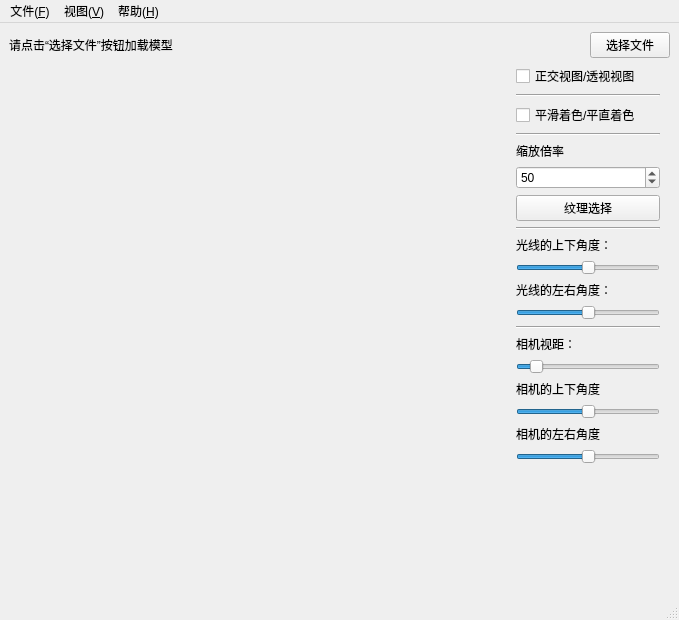
<?xml version="1.0" encoding="UTF-8"?>
<ui version="4.0">
 <class>MainWindow</class>
 <widget class="QMainWindow" name="MainWindow">
  <property name="geometry">
   <rect>
    <x>0</x>
    <y>0</y>
    <width>679</width>
    <height>620</height>
   </rect>
  </property>
  <property name="windowTitle">
   <string>MainWindow</string>
  </property>
  <widget class="QWidget" name="centralwidget">
   <layout class="QGridLayout" name="gridLayout_3">
    <item row="0" column="0">
     <layout class="QVBoxLayout" name="verticalLayout" stretch="0,1">
      <item>
       <layout class="QHBoxLayout" name="horizontalLayout" stretch="1,0">
        <item>
         <widget class="QLabel" name="filelabel">
          <property name="text">
           <string>请点击“选择文件”按钮加载模型</string>
          </property>
         </widget>
        </item>
        <item>
         <widget class="QPushButton" name="Selectfile">
          <property name="text">
           <string>选择文件</string>
          </property>
         </widget>
        </item>
       </layout>
      </item>
      <item>
       <layout class="QHBoxLayout" name="horizontalLayout_2" stretch="3,1">
        <item>
         <widget class="ViewPort" name="viewport" native="true"/>
        </item>
        <item>
         <layout class="QVBoxLayout" name="verticalLayout_2">
          <property name="sizeConstraint">
           <enum>QLayout::SetDefaultConstraint</enum>
          </property>
          <property name="leftMargin">
           <number>10</number>
          </property>
          <property name="rightMargin">
           <number>10</number>
          </property>
          <item>
           <widget class="QCheckBox" name="checkBox_3">
            <property name="text">
             <string>正交视图/透视视图</string>
            </property>
           </widget>
          </item>
          <item>
           <widget class="Line" name="line_3">
            <property name="orientation">
             <enum>Qt::Horizontal</enum>
            </property>
           </widget>
          </item>
          <item>
           <widget class="QCheckBox" name="checkBox">
            <property name="text">
             <string>平滑着色/平直着色</string>
            </property>
            <property name="checkable">
             <bool>true</bool>
            </property>
            <property name="checked">
             <bool>false</bool>
            </property>
           </widget>
          </item>
          <item>
           <widget class="Line" name="line_2">
            <property name="orientation">
             <enum>Qt::Horizontal</enum>
            </property>
           </widget>
          </item>
          <item>
           <widget class="QLabel" name="label_6">
            <property name="text">
             <string>缩放倍率</string>
            </property>
           </widget>
          </item>
          <item>
           <widget class="QSpinBox" name="spinBox">
            <property name="minimum">
             <number>1</number>
            </property>
            <property name="maximum">
             <number>200</number>
            </property>
            <property name="value">
             <number>50</number>
            </property>
           </widget>
          </item>
          <item>
           <widget class="QPushButton" name="TextureSelet">
            <property name="enabled">
             <bool>true</bool>
            </property>
            <property name="text">
             <string>纹理选择</string>
            </property>
            <property name="checkable">
             <bool>false</bool>
            </property>
            <property name="checked">
             <bool>false</bool>
            </property>
           </widget>
          </item>
          <item>
           <widget class="Line" name="line">
            <property name="orientation">
             <enum>Qt::Horizontal</enum>
            </property>
           </widget>
          </item>
          <item>
           <widget class="QLabel" name="label_2">
            <property name="text">
             <string>光线的上下角度：</string>
            </property>
            <property name="scaledContents">
             <bool>false</bool>
            </property>
           </widget>
          </item>
          <item>
           <widget class="QSlider" name="horizontalSlider">
            <property name="minimum">
             <number>-90</number>
            </property>
            <property name="maximum">
             <number>90</number>
            </property>
            <property name="sliderPosition">
             <number>0</number>
            </property>
            <property name="orientation">
             <enum>Qt::Horizontal</enum>
            </property>
            <property name="invertedAppearance">
             <bool>false</bool>
            </property>
            <property name="invertedControls">
             <bool>false</bool>
            </property>
           </widget>
          </item>
          <item>
           <widget class="QLabel" name="label">
            <property name="text">
             <string>光线的左右角度：</string>
            </property>
           </widget>
          </item>
          <item>
           <widget class="QSlider" name="horizontalSlider_2">
            <property name="minimum">
             <number>-180</number>
            </property>
            <property name="maximum">
             <number>180</number>
            </property>
            <property name="orientation">
             <enum>Qt::Horizontal</enum>
            </property>
           </widget>
          </item>
          <item>
           <widget class="Line" name="line_4">
            <property name="orientation">
             <enum>Qt::Horizontal</enum>
            </property>
           </widget>
          </item>
          <item>
           <widget class="QLabel" name="label_3">
            <property name="text">
             <string>相机视距：</string>
            </property>
           </widget>
          </item>
          <item>
           <widget class="QSlider" name="horizontalSlider_3">
            <property name="value">
             <number>10</number>
            </property>
            <property name="orientation">
             <enum>Qt::Horizontal</enum>
            </property>
           </widget>
          </item>
          <item>
           <widget class="QLabel" name="label_4">
            <property name="text">
             <string>相机的上下角度</string>
            </property>
           </widget>
          </item>
          <item>
           <widget class="QSlider" name="horizontalSlider_4">
            <property name="minimum">
             <number>-90</number>
            </property>
            <property name="maximum">
             <number>90</number>
            </property>
            <property name="orientation">
             <enum>Qt::Horizontal</enum>
            </property>
           </widget>
          </item>
          <item>
           <widget class="QLabel" name="label_5">
            <property name="text">
             <string>相机的左右角度</string>
            </property>
           </widget>
          </item>
          <item>
           <widget class="QSlider" name="horizontalSlider_5">
            <property name="minimum">
             <number>-180</number>
            </property>
            <property name="maximum">
             <number>180</number>
            </property>
            <property name="orientation">
             <enum>Qt::Horizontal</enum>
            </property>
           </widget>
          </item>
          <item>
           <spacer name="verticalSpacer">
            <property name="orientation">
             <enum>Qt::Vertical</enum>
            </property>
            <property name="sizeHint" stdset="0">
             <size>
              <width>20</width>
              <height>40</height>
             </size>
            </property>
           </spacer>
          </item>
         </layout>
        </item>
       </layout>
      </item>
     </layout>
    </item>
   </layout>
  </widget>
  <widget class="QMenuBar" name="menubar">
   <property name="geometry">
    <rect>
     <x>0</x>
     <y>0</y>
     <width>679</width>
     <height>20</height>
    </rect>
   </property>
   <widget class="QMenu" name="menu_F">
    <property name="title">
     <string>文件(&amp;F)</string>
    </property>
    <addaction name="action_2"/>
   </widget>
   <widget class="QMenu" name="menu_H">
    <property name="title">
     <string>帮助(&amp;H)</string>
    </property>
    <addaction name="action"/>
   </widget>
   <widget class="QMenu" name="menu_V">
    <property name="title">
     <string>视图(&amp;V)</string>
    </property>
   </widget>
   <addaction name="menu_F"/>
   <addaction name="menu_V"/>
   <addaction name="menu_H"/>
  </widget>
  <widget class="QStatusBar" name="statusbar"/>
  <action name="action">
   <property name="text">
    <string>关于</string>
   </property>
  </action>
  <action name="action_2">
   <property name="text">
    <string>打开文件</string>
   </property>
  </action>
 </widget>
 <customwidgets>
  <customwidget>
   <class>ViewPort</class>
   <extends>QWidget</extends>
   <header location="global">viewport.h</header>
   <container>1</container>
  </customwidget>
 </customwidgets>
 <resources/>
 <connections/>
</ui>
